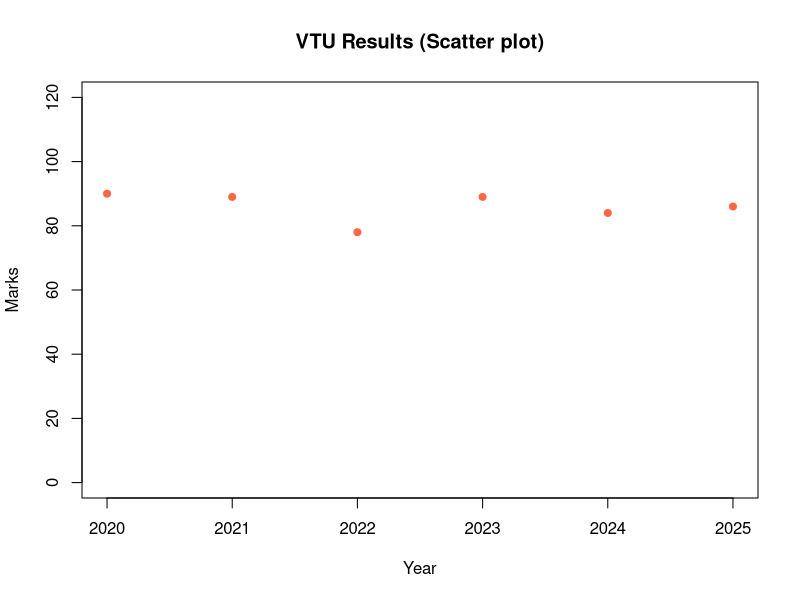

The R script that drew this image:
marks <- c(90, 89, 78, 89, 84, 86)
year <- c(2020, 2021, 2022, 2023, 2024, 2025)

plot(year, marks,
  main = "VTU Results (Scatter plot)",
  xlab = "Year",
  ylab = "Marks",
  col = "#ff6644",
  cex = 1.4,
  pch = 20,
  ylim = c(0, 120)
)
